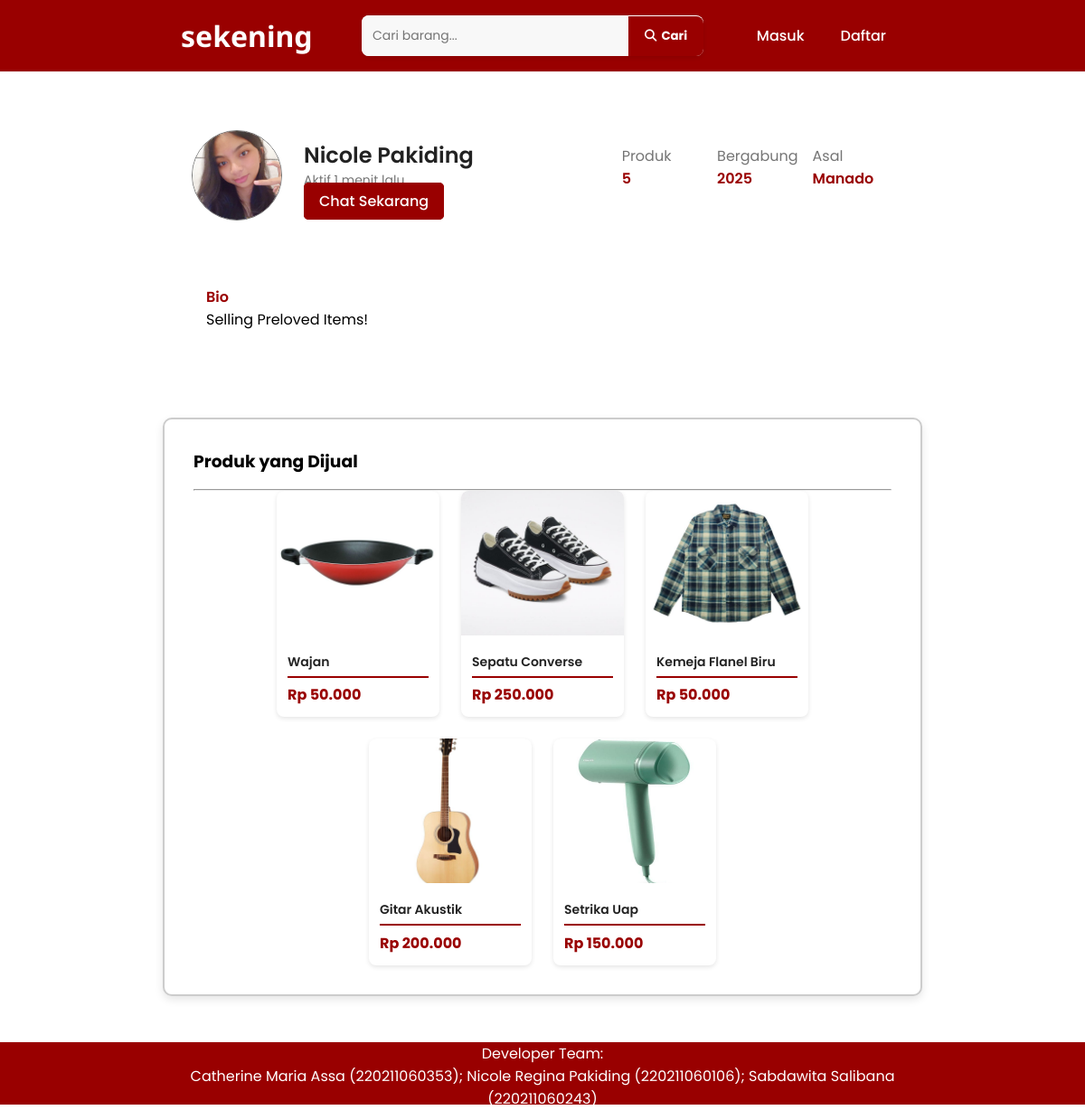
Screenshot of /userPage.php?user_id=2 with the database file from the repository.
### tables this page shows
CREATE TABLE `users` (
  `user_id` int(11) NOT NULL,
  `first_name` varchar(100) NOT NULL,
  `last_name` varchar(100) NOT NULL,
  `student_id` varchar(20) NOT NULL,
  `user_dob` date DEFAULT NULL,
  `email` varchar(100) NOT NULL,
  `password_hash` varchar(255) NOT NULL,
  `profile_photo` varchar(255) DEFAULT NULL,
  `location` varchar(100) DEFAULT NULL,
  `phone_number` varchar(20) DEFAULT NULL,
  `bio` text DEFAULT NULL,
  `created_at` timestamp NOT NULL DEFAULT current_timestamp()
);

CREATE TABLE `products` (
  `product_id` int(11) NOT NULL,
  `user_id` int(11) NOT NULL,
  `title` varchar(150) NOT NULL,
  `product_condition` enum('new','used') NOT NULL,
  `description` text DEFAULT NULL,
  `expected_price` decimal(15,2) NOT NULL,
  `final_price` decimal(15,2) DEFAULT NULL,
  `status` enum('available','sold') DEFAULT 'available',
  `location` varchar(100) DEFAULT NULL,
  `sold_at` datetime DEFAULT NULL,
  `created_at` timestamp NOT NULL DEFAULT current_timestamp()
);

### userPage.php (the view, shortened to what this page needs)
<?php
include 'includes/dbconn.php';
$user_id = isset($_GET['user_id']) ? intval($_GET['user_id']) : null;
$user_profile = null;
if ($user_id) {
    $stmt = $conn->prepare("
        SELECT u.user_id, u.first_name, u.last_name, u.bio, u.location, u.created_at, u.phone_number,
               COALESCE(NULLIF(u.profile_photo, ''), 'uploads/pic_placeholder_potrait.jpg') AS profile_photo
        FROM users u
        WHERE u.user_id = ?
        LIMIT 1
    ");
    $stmt->bind_param("i", $user_id);
    $stmt->execute();
    $result = $stmt->get_result();
    $user_profile = $result->fetch_assoc();
}
$profile_photo = !empty($user_profile['profile_photo']) ? $user_profile['profile_photo'] : 'pic_placeholder_potrait.jpg';
$products = [];
if ($user_id) {
    $stmt_products = $conn->prepare("
        SELECT p.*, COALESCE(ph.photo_url, 'uploads/pic_placeholder_sellitem.jpg') AS photo_url
        FROM products p
        LEFT JOIN product_photos ph ON p.product_id = ph.product_id
        WHERE p.user_id = ?
        ORDER BY p.product_id DESC
    ");
    $stmt_products->bind_param("i", $user_id);
    $stmt_products->execute();
    $result_products = $stmt_products->get_result();
    while ($row = $result_products->fetch_assoc()) {
        $products[] = $row;
    }
}
?>
<!DOCTYPE html>
<html lang="id">
<head>
    <?php include "includes/styles.php"; ?>
</head>
<body>
    <?php include "includes/header.php"; ?>
    <main class="container">
        <section class="user-info">
            <div class="bagian-atas">
                <div class="profile-container">
                    <img src="/sekening_02/<?= htmlspecialchars($profile_photo) ?>"
                         alt="Profil Pengguna" class="profile-pic" />
                    <div class="profile-details">
                        <h2 class="user-name">
                            <?= !empty($user_profile['first_name']) && !empty($user_profile['last_name'])
                            ? htmlspecialchars(trim($user_profile['first_name']) . ' ' . trim($user_profile['last_name']))
                            : "Nama tidak tersedia"; ?>
                        </h2>
                        <p class="last-active">Aktif 1 menit lalu</p>
                        <div class="user-actions">
                            <a href="https://wa.me/<?= htmlspecialchars($user_profile['phone_number']) ?>" class="chat-btn" target="_blank">Chat Sekarang</a>
                    </div>
                    </div>
                </div>
                <div class="seller-stats">
                    <div><p class="label">Produk</p><p class="value"><?= count($products); ?></p></div>
                    <div><p class="label">Bergabung</p><p class="value"><?= date('Y', strtotime($user_profile['created_at'])); ?></p></div>
                    <div><p class="label">Asal</p><p class="value"><?= htmlspecialchars($user_profile['location']) ?: "Asal tidak tersedia."; ?></p></div>
                </div>
            </div>
            <div class="seller-bio">
                <p class="label">Bio</p>
                <pre class="value"><?= htmlspecialchars($user_profile['bio']) ?: "Bio tidak tersedia."; ?></pre>
            </div>
        </section>
        <section class="user-listing">
            <div class="list-header">
                <h3 class="section-title">Produk yang Dijual</h3>
            </div>
            <hr>
            <div class="user-listing-grid">
                <?php foreach ($products as $product): ?>
                    <div class="user-listing-card">
                        <a href="productPage.php?product_id=<?= htmlspecialchars($product['product_id']) ?>">
                            <img src="/sekening_02/<?= htmlspecialchars($product['photo_url']) ?>"
                                alt="<?= htmlspecialchars($product['title']) ?>"
                                class="user-listing-image" />
                        </a>
                        <div class="user-listing-info">
                            <div class="user-listing-title"><?= htmlspecialchars($product['title']) ?></div>
                            <div class="user-listing-price">Rp <?= number_format($product['expected_price'], 0, ',', '.'); ?></div>
                        </div>
                    </div>
                <?php endforeach; ?>
            </div>
        </section>
    </main>
<?php include "includes/footer.php"; ?>
</body>
</html>

### includes/styles.php
<link rel="stylesheet" href="/sekening_02/assets/css/base.css">
<link rel="stylesheet" href="/sekening_02/assets/css/header.css">
<link rel="stylesheet" href="/sekening_02/assets/css/search.css">
<link rel="stylesheet" href="/sekening_02/assets/css/dropdown.css">
<link rel="stylesheet" href="/sekening_02/assets/css/signModal.css">
<link rel="stylesheet" href="/sekening_02/assets/css/jualBarang.css">
<link rel="stylesheet" href="/sekening_02/assets/css/promoBanner.css">
<link rel="stylesheet" href="/sekening_02/assets/css/recommendation.css">
<link rel="stylesheet" href="/sekening_02/assets/css/productDetail.css">
<link rel="stylesheet" href="/sekening_02/assets/css/userInfo.css">
<link rel="stylesheet" href="/sekening_02/assets/css/userListing.css">
<link rel="stylesheet" href="/sekening_02/assets/css/editSidebar.css">
<link rel="stylesheet" href="/sekening_02/assets/css/editProfil.css">
<link rel="stylesheet" href="/sekening_02/assets/css/editPass.css">
<link rel="stylesheet" href="/sekening_02/assets/css/chatWidget.css">
<link rel="stylesheet" href="/sekening_02/assets/css/footer.css">
<link rel="stylesheet" href="https://cdnjs.cloudflare.com/ajax/libs/font-awesome/6.5.2/css/all.min.css">

### includes/header.php (shortened to what this page needs)
<?php
$logged_in_user = null;
?>
<header>
    <div class="container sk-header-content">
        <div class="sk-logo">
            <a href="index.php">sekening</a>
        </div>
        <form class="sk-search-bar" action="search.php" method="GET">
            <div class="sk-search-container">
                <input type="search" name="search" placeholder="Cari barang..." aria-label="Cari Barang" required>
                <button type="submit" class="sk-search-btn">
                    <i class="fas fa-search"></i> Cari
                </button>
            </div>
        </form>
        <nav class="sk-nav">
            <?php if ($logged_in_user): ?>
                <div class="sk-profile-dropdown">
                    <a href="#" class="sk-profile-link">
                        <img src="/sekening_02/<?= htmlspecialchars($logged_in_user['profile_photo']) ?>"
                             alt="Profil" class="sk-profile-img">
                    </a>
                    <div class="sk-dropdown-content" id="profileDropdown">
                        <a href="userPage.php?user_id=<?= htmlspecialchars($logged_in_user['user_id']); ?>">Lihat Profil</a>
                        <a href="jualPage.php">Jual Barang</a>
                        <a href="index.php?action=logout">Logout</a>
                    </div>
                </div>
            <?php else: ?>
                <a href="#" onclick="openModal('login')" class="sk-nav-link">Masuk</a>
                <a href="#" onclick="openModal('register')" class="sk-nav-link">Daftar</a>
            <?php endif; ?>
        </nav>
    </div>
</header>

### includes/footer.php
<footer>
  <div class="container footer-content">
    <p>Developer Team:</p>
    <p>Catherine Maria Assa (220211060353);
    Nicole Regina Pakiding (220211060106);
    Sabdawita Salibana (220211060243)</p>
  </div>
</footer>

### assets/css/base.css (style rules this page uses)
:root { --font-primary: "Poppins", sans-serif; --font-secondary: "Noto Sans", sans-serif; --font-size-xxs: 0.75rem; --font-size-xs: 0.875rem; --font-size-sm: 1rem; --font-size-md: 1.25rem; --font-size-lg: 1.5rem; --font-size-xl: 2rem; --font-size-xxl: 2.5rem; --font-size-logo: var(--font-size-xl); --font-size-nav: var(--font-size-sm); --font-size-search-input: var(--font-size-xs); --font-size-banner: var(--font-size-xxl); --font-size-recommendation-title: var(--font-size-lg); --font-size-card-title: var(--font-size-xs); --font-size-card-price: var(--font-size-sm); --font-size-card-desc: var(--font-size-xxs); --font-size-product-detail-title: var(--font-size-lg); --font-size-product-detail-price: var(--font-size-xl); --font-size-product-detail-label: var(--font-size-sm); --font-size-product-detail-desc: var(--font-size-xs); --font-size-preview-profile-name: var(--font-size-lg); --font-size-preview-profile-active: var(--font-size-xs); --font-size-preview-profile-button: var(--font-size-xs); --font-size-preview-profile-stats: var(--font-size-sm); --color-accent: #990000; --color-accent-secondary: #ff6666; --color-accent-hover-bg: hsl(0, 100%, 25%); --color-accent-hover-bg-dark: hsl(0, 100%, 20%); --color-accent-hover-gradient: linear-gradient(to right, hsl(0, 100%, 20%), hsl(0, 100%, 30%)); --color-bg-primary: #ffffff; --color-bg-secondary: #f5f5f5; --color-bg-hover: #f2f2f2; --color-text-primary: #222222; --color-text-secondary: #757575; --color-text-inverse: #ffffff; --color-border-light: #f2f2f2; --color-border-dark: #757575; }
* { margin: 0; padding: 0; box-sizing: border-box; font-family: var(--font-primary); list-style: none; text-decoration: none; scroll-padding-top: 2rem; scroll-behavior: smooth; }
body { margin-top: 7rem; height: 100%; background-color: var(--color-bg-primary); }
.container { width: 70%; margin: 0 auto; }

### assets/css/header.css (style rules this page uses)
header { position: fixed; top: 0; width: 100%; height: 5rem; z-index: 99; background: var(--color-accent); border-bottom: 1px solid var(--color-border-light); }
.sk-header-content { display: flex; align-items: center; justify-content: space-between; height: 100%; padding: 0 20px; }
.sk-logo a { margin-right: 1rem; font-family: var(--font-secondary); font-weight: 700; font-size: var(--font-size-logo); color: var(--color-text-inverse); text-decoration: none; }
.sk-search-container { flex-grow: 1; display: flex; align-items: center; background: white; border-radius: 8px; box-shadow: 0px 2px 5px rgba(0,0,0,0.1); min-width: 250px; }
.sk-search-bar input { flex: 1; padding: 12px; border: none; font-size: var(--font-size-search-input); color: var(--color-text-primary); border-radius: 8px 0 0 8px; background: #f8f8f8; }
.sk-search-btn { padding: 12px 18px; border: none; background: var(--color-accent); color: white; font-weight: bold; cursor: pointer; border-radius: 0 8px 8px 0; display: flex; align-items: center; }
.sk-search-btn i { margin-right: 5px; }
.sk-nav { display: flex; align-items: center; height: 100%; }
.sk-nav-link { display: flex; align-items: center; height: 100%; padding: 0 20px; text-decoration: none; font-weight: 500; font-size: var(--font-size-nav); color: var(--color-text-inverse); background-color: transparent; border: none; cursor: pointer; transition: background-color 0.3s ease, transform 0.2s ease; position: relative; z-index: 1; }
.sk-nav-link::before { content: ""; position: absolute; top: 0; left: 0; right: 0; bottom: 0; background: linear-gradient(to right, #800000, #b30000); opacity: 0; transition: opacity 0.3s ease; z-index: -1; }

### assets/css/jualBarang.css (style rules this page uses)
.label { font-size: var(--font-size-product-detail-label); color: var(--color-text-primary); margin-top: 1rem; }

### assets/css/footer.css (style rules this page uses)
footer { bottom: 0; width: 100%; height: 70px; margin-top: 50px; background-color: var(--color-accent); border-top: 1px solid var(--color-border-light); }
.footer-content { text-align: center; height: 100%; color: var(--color-text-inverse); }

### rows the page displays
users: first_name+last_name "Nicole Pakiding", created_at "2025", location "Manado", bio "Selling Preloved Items!"
products: shows a picture, title "Wajan", expected_price "50.000"
products: shows a picture, title "Sepatu Converse", expected_price "250.000"
products: shows a picture, title "Kemeja Flanel Biru", expected_price "50.000"
products: shows a picture, title "Gitar Akustik", expected_price "200.000"
products: shows a picture, title "Setrika Uap", expected_price "150.000"

### other values shown
count($products) "5"
